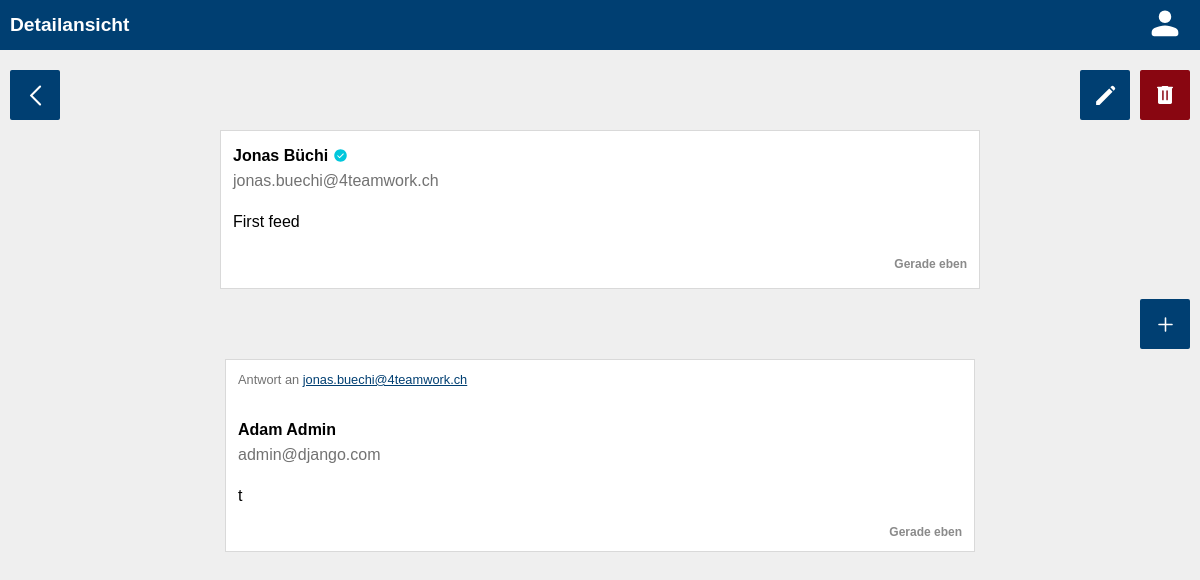
Before: /feeds/60 (signed in) with the older database file.
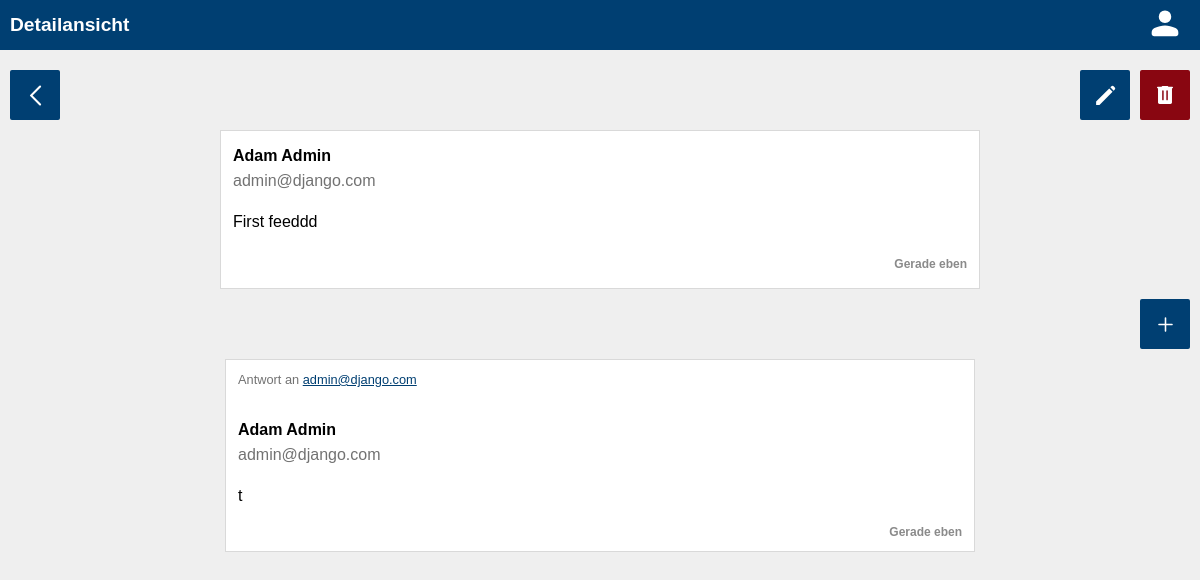
After: the same page with the newer database file.
### feeds/models.py (models this page shows, shortened)
class Feed(models.Model):
    text = models.TextField(max_length=200)
    published_date = models.DateTimeField(auto_now_add=True, verbose_name=_("Veröffentlicht"))
    author = models.ForeignKey(
        User,
        on_delete=models.CASCADE,
        related_name="feeds",
    )
    def time_since_published(self):
        now = timezone.now()
        diff = now - self.published_date
        if diff.days >= 365:
            count = diff.days // 365
            return _("Vor {count} Jahr{plural}").format(count=count, plural=_('e') if count > 1 else '')
        elif diff.days >= 30:
            count = diff.days // 30
            return _("Vor {count} Monat{plural}").format(count=count, plural=_('e') if count > 1 else '')
        elif diff.days > 0:
            return _("Vor {count} Tag{plural}").format(count=diff.days, plural=_('e') if diff.days > 1 else '')
        elif diff.seconds >= 3600:
            count = diff.seconds // 3600
            return _("Vor {count} Stunde{plural}").format(count=count, plural=_('n') if count > 1 else '')
        elif diff.seconds >= 60:
            count = diff.seconds // 60
            return _("Vor {count} Minute{plural}").format(count=count, plural=_('n') if count > 1 else '')
        else:
            return _("Gerade eben")
    class Meta:
        ordering = ["-published_date", "-id"]

### authentication/models.py (models this page shows)
class User(AbstractUser):
    first_name = models.CharField(max_length=100, verbose_name=_("Vorname"))
    last_name = models.CharField(max_length=100, verbose_name=_("Nachname"))
    username = models.EmailField(unique=True, verbose_name="Benutzername")
    email = models.EmailField(unique=True, verbose_name="E-Mail Adresse")
    USERNAME_FIELD = "email"
    REQUIRED_FIELDS = ["username"]
    birthdate = models.DateField(null=True, verbose_name=_("Geburtsdatum"))
    verified = models.BooleanField(null=True)

### commentary/models.py (models this page shows, shortened)
class Commentary(models.Model):
    text = models.TextField(max_length=200, verbose_name=_("Inhalt"))
    feed = models.ForeignKey(Feed, on_delete=models.CASCADE, related_name="commentaries")
    published_date = models.DateTimeField(auto_now_add=True, verbose_name=_("Veröffentlicht"))
    author = models.ForeignKey(User, on_delete=models.CASCADE, related_name="commentaries")
    def time_since_published(self):
        now = timezone.now()
        diff = now - self.published_date
        if diff.days >= 365:
            count = diff.days // 365
            return _("Vor {count} Jahr{plural}").format(count=count, plural=_('e') if count > 1 else '')
        elif diff.days >= 30:
            count = diff.days // 30
            return _("Vor {count} Monat{plural}").format(count=count, plural=_('e') if count > 1 else '')
        elif diff.days > 0:
            return _("Vor {count} Tag{plural}").format(count=diff.days, plural=_('e') if diff.days > 1 else '')
        elif diff.seconds >= 3600:
            count = diff.seconds // 3600
            return _("Vor {count} Stunde{plural}").format(count=count, plural=_('n') if count > 1 else '')
        elif diff.seconds >= 60:
            count = diff.seconds // 60
            return _("Vor {count} Minute{plural}").format(count=count, plural=_('n') if count > 1 else '')
        else:
            return _("Gerade eben")
    class Meta:
        ordering = ["-published_date", "-id"]

### feeds/views.py (the view)
# urls.py: path("feeds/<int:pk>", FeedView.as_view(), name="feed"),
class FeedView(generic.DetailView):
    model = Feed
    template_name = "feeds/feed.html"

### feeds/templates/feeds/feed.html (shortened to what the changed rows need)
{% load static %}
{% load i18n %}
<!DOCTYPE html>
<html lang="en">
<head>
    <link rel="stylesheet" href="{% static 'global.css' %}">
    <link rel="stylesheet" href="{% static 'header.css' %}">
    <link rel="stylesheet" href="{% static 'style.css' %}">
    <link rel="stylesheet" href="{% static 'feeds.css' %}">
</head>
<body>
<header>
    <div class="grid-header">
        <h1 class="title">{% translate "Detailansicht" %}</h1>
    </div>
</header>
<main>
    {% if request.user.id == feed.author.id or perms.feeds.view_feed %}
        <div class="grid-buttons grid-buttons-detail">
            <a href="{% url 'feeds' %}" class="crud-button back">
                <img src="{% static 'svgs/back.svg' %}" height="25px"/>
            </a>
            {% if request.user.id == feed.author.id or perms.feeds.change_feed %}
                <a href="{% url 'feed_update' feed.id %}" class="crud-button update">
                    <img src="{% static 'svgs/edit.svg' %}" height="25px"/>
                </a>
            {% endif %}
            {% if request.user.id == feed.author.id or perms.feeds.delete_feed %}
                <form class="delete" action="{% url 'feed_delete' feed.id %}" method="post">
                    <input type="image" src="{% static 'svgs/delete.svg' %}" value=""/>
                </form>
            {% endif %}
        </div>
        <div class="card feed">
            <a href="{% url 'user' feed.author.id %}" class="author">
                <div class="fulname-container">
                    {% if feed.author.first_name != "" and feed.author.last_name != "" %}
                        <p class="fulname">{{ feed.author.first_name }} {{ feed.author.last_name }}</p>
                    {% else %}
                        <p class="fulname">Unknown</p>
                    {% endif %}
                    {% for group in feed.author.groups.values %}
                        {% if group.name == "verified" %}
                            <img class="verify" src="{% static 'svgs/verified.svg' %}" height="15px"/>
                        {% endif %}
                    {% endfor %}
                </div>
                <p class="email">{{ feed.author.email }}</p>
            </a>
            <div class="text">
                <p>{{ feed.text }}</p>
            </div>
            <div class="published">
                <p>{{ feed.time_since_published }}</p>
            </div>
        </div>
        {% if perms.commentary.view_commentary %}
            <div class="grid-buttons grid-buttons-home">
                {% if request.user.id == feed.author.id or perms.commentary.add_commentary %}
                    <a href="{% url 'commentary_create' feed.id %}" class="crud-button create">
                        <img src="{% static 'svgs/add.svg' %}" height="25px"/>
                    </a>
                {% endif %}
            </div>
            <div class="grid-commentaries">
                {% for commentary in feed.commentaries.all %}
                    <a href={% url 'commentary' commentary.id %}>
                        <div class="card commentary">
                            <div class="answer">
                                <p>Antwort an <span class="answer-email">{{ commentary.feed.author.email }}</span></p>
                            </div>
                            <div class="author">
                                <div class="fulname-container">
                                    {% if commentary.author.first_name != "" and commentary.author.last_name != "" %}
                                        <p class="fulname">{{ commentary.author.first_name }} {{ commentary.author.last_name }}</p>
                                    {% else %}
                                        <p class="fulname">Unknown</p>
                                    {% endif %}
                                </div>
                                <p class="email">{{ commentary.author.email }}</p>
                            </div>
                            <div class="text">
                                <p>{{ commentary.text }}</p>
                            </div>
                            <div class="published">
                                <p>{{ commentary.time_since_published }}</p>
                            </div>
                        </div>
                    </a>
                {% endfor %}
            </div>
        {% endif %}
    {% else %}
        <div class="no-perm">
            <p>Zugriff verweigert</p>
        </div>
    {% endif %}
</main>

Changed rows visible on the page:
changed Feed "Gerade eben": author.first_name "Jonas" → "Adam"; author.last_name "Büchi" → "Admin"; author.email "jonas.buechi@4teamwork.ch" → "admin@django.com"; text "First feed" → "First feeddd"
changed through a linked row, Commentary "Gerade eben": feed.author.email "jonas.buechi@4teamwork.ch" → "admin@django.com"
